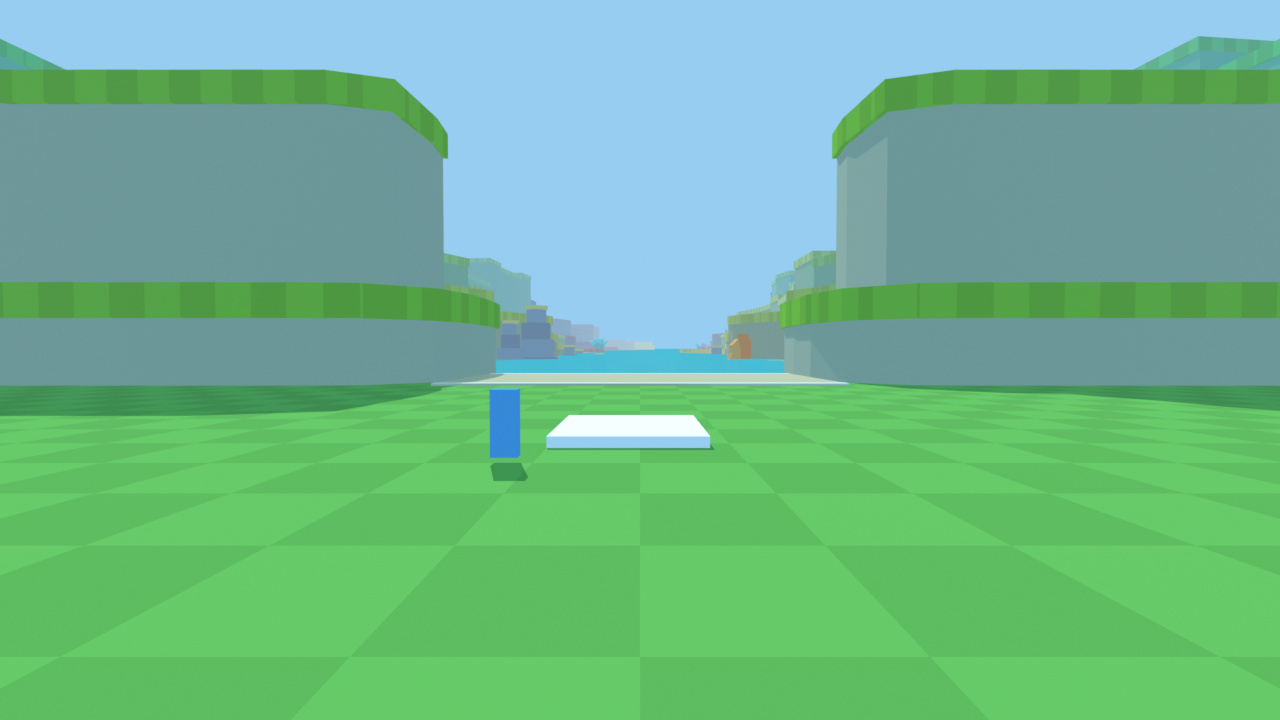
#> input picture art/map/greybox/renders/hub.png, 1280 x 720 px; its folder holds 4 pictures in this run
$ python greybox_sheet.py
#> lines starting #> are read from the running program, lines starting #| are printed output that depends on the picture
"""Lays the grey-box renders (tools/blender/map_greybox_view.py) out as one picture for the vault.
usage: python tools/map/greybox_sheet.py   -> docs/attachments/map-greybox.jpg"""
import os

from PIL import Image, ImageDraw, ImageFont

ROOT = os.path.dirname(os.path.dirname(os.path.dirname(os.path.abspath(__file__))))
SRC = os.path.join(ROOT, "art", "map", "greybox", "renders")
VIEWS = [("hub", "1. In the hub, looking at the start: the floor is level with the water, the walls close the view"),
         ("aerial", "2. The hub and the start from above (the water drawn thin, so the lane shows)"),
         ("lane_above", "3. The first land from above: walls flush on the lane, in terraces, with open edges"),
         ("ride", "4. Under water in the Shallows, riding height"),
         ("open_edge", "5. Where the left wall stops: the lane's edge is open to the blue"),
         ("border", "6. A land border: a line of flags on a small step down"),
         ("big_slope", "7. The big drop after land 4, as a long steep slope")]


def font(size, bold=True):
    return ImageFont.truetype("C:/Windows/Fonts/arialbd.ttf" if bold else "C:/Windows/Fonts/arial.ttf", size)


w, h, pad, cap, cols = 800, 450, 14, 32, 2
rows = (len(VIEWS) + cols - 1) // cols
sheet = Image.new("RGB", (cols * w + (cols + 1) * pad, 50 + rows * (h + cap + pad)), (254, 248, 241))
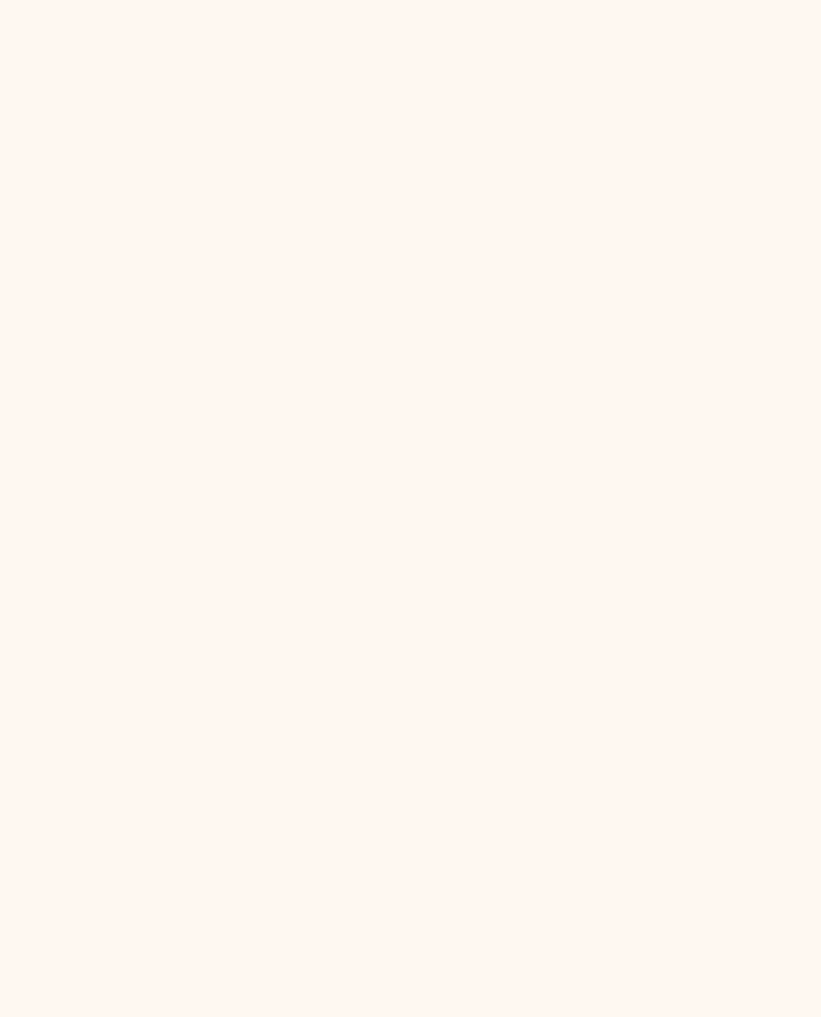
#> sheet: PIL image 1642x2034 RGB (shown at 1/2 size); mean R, G, B 254, 248, 241
d = ImageDraw.Draw(sheet)
d.text((pad, 12), "Map grey-box 1 (2026-11-10): the hub, four lands and the first big slope. Boxes only, rendered in Blender, not in Roblox.", font=font(21), fill=(30, 30, 30))
for k, (name, label) in enumerate(VIEWS):
    x, y = pad + (k % cols) * (w + pad), 50 + (k // cols) * (h + cap + pad)
    sheet.paste(Image.open(os.path.join(SRC, name + ".png")).convert("RGB").resize((w, h), Image.LANCZOS), (x, y))
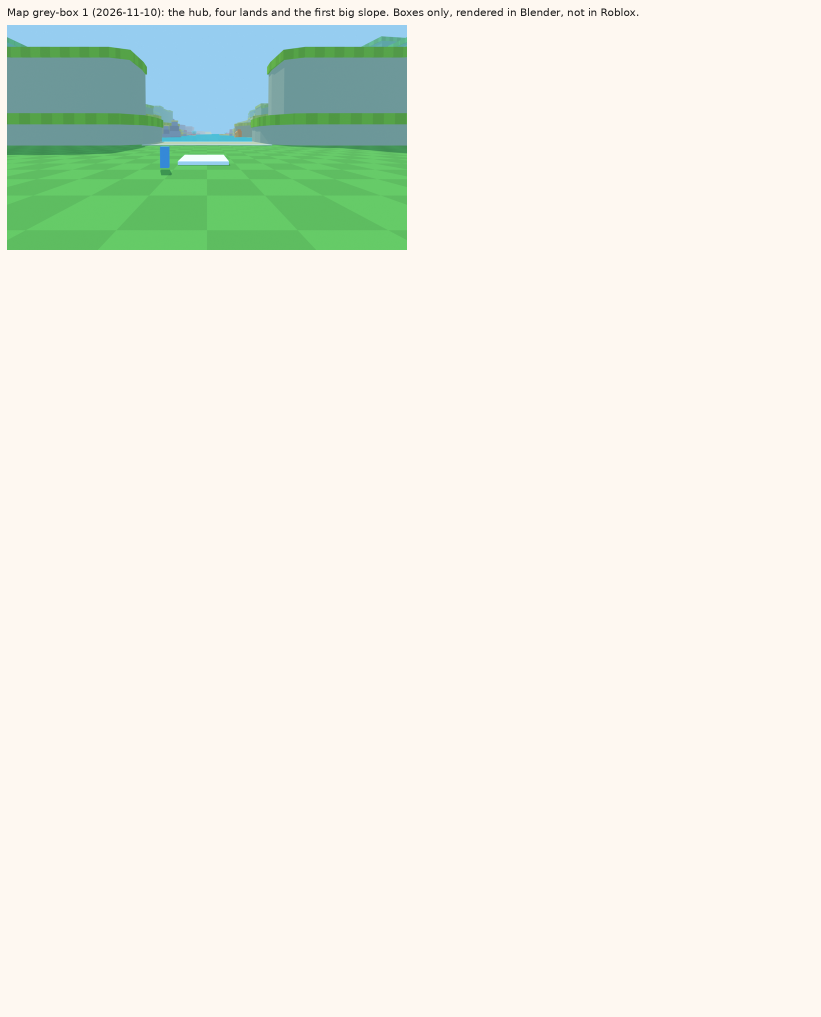
#> sheet: PIL image 1642x2034 RGB (shown at 1/2 size); mean R, G, B 238.2, 240.6, 229.9
    d.text((x + 2, y + h + 6), label, font=font(16), fill=(40, 40, 40))
#> (the run stopped early here; a loop or call above may not have finished)
